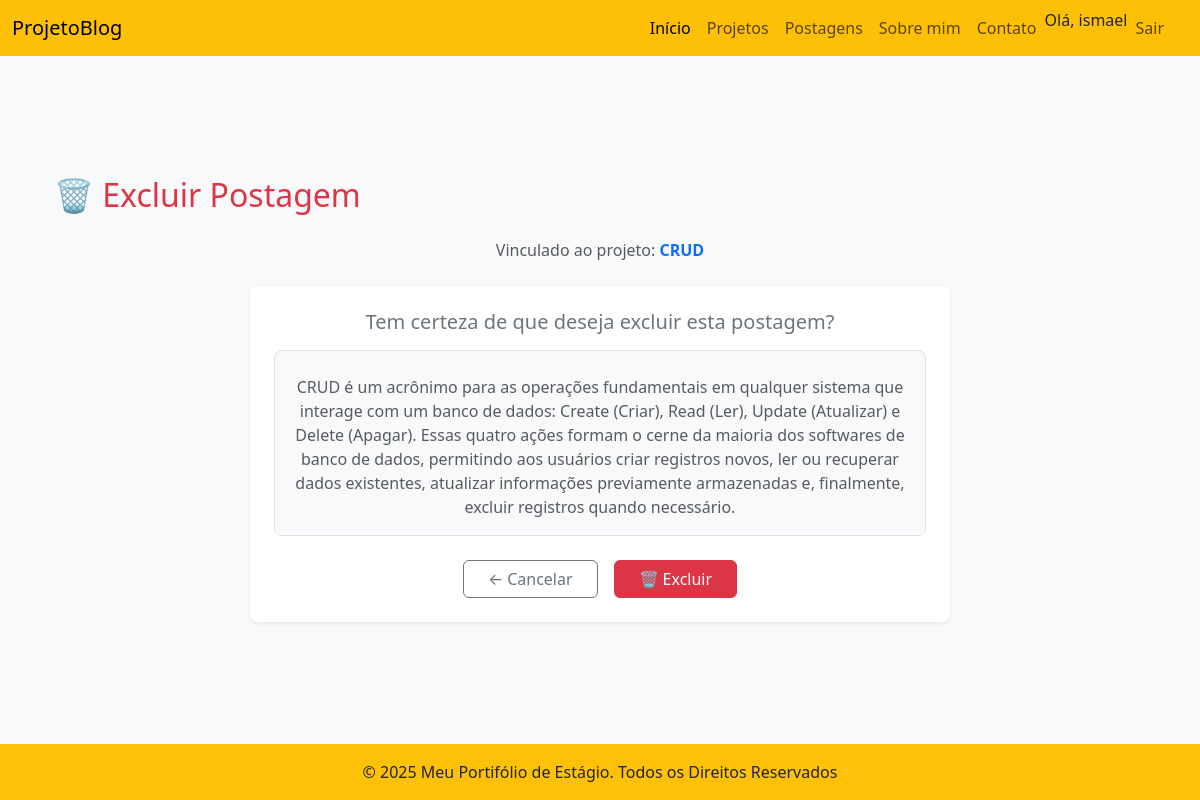
Page /excluir_postagem/1/ (signed in) on the committed database.
### app/models.py (models this page shows, shortened)
class Projeto(models.Model):
    titulo = models.CharField(max_length=100)
    descricao = models.TextField()
    data_cadastro = models.DateTimeField(auto_now_add=True)
    data_atualizacao = models.DateField(auto_now_add=True)
    owner = models.ForeignKey(User, on_delete=models.CASCADE)
    def __str__(self):
        return self.titulo

class Postagem(models.Model):
    projeto = models.ForeignKey(Projeto, on_delete=models.CASCADE, related_name='postagens')
    titulo = models.CharField(max_length=100)
    descricao = models.TextField()
    data_cadastro = models.DateTimeField(auto_now_add=True)
    data_atualizacao = models.DateField(auto_now=True)
    class Meta:
        verbose_name_plural = 'Postagens'

### app/views.py (the view)
# urls.py: path('excluir_postagem/<int:postagem_id>/', views.excluir_postagem, name='excluir_postagem'),
def excluir_postagem(request, postagem_id):
    postagem = Postagem.objects.get(id=postagem_id)
    projeto = postagem.projeto
    if projeto.owner != request.user:
        raise Http404
    if request.method == 'POST':
        postagem.delete()
        return HttpResponseRedirect(reverse('projeto', args=[projeto.id]))
    context = {'postagem': postagem, 'projeto': projeto}
    return render(request, 'meus_templates/excluir_postagem.html', context)

### app/templates/meus_templates/excluir_postagem.html (shortened to what this page needs)
{% extends "meus_templates/base.html" %}
{% block content %}
<div class="container mt-5 pt-5">
  <h2 class="titulo-secao text-center mb-4 text-danger">
    🗑️ Excluir Postagem
  </h2>
  <div class="text-center mb-4">
    <p class="text-muted">
      Vinculado ao projeto:
      <a href="{% url 'projeto' projeto.id %}" class="fw-semibold text-decoration-none text-primary">
        {{ projeto }}
      </a>
    </p>
  </div>
  <div class="card shadow-sm border-0 rounded-3 mx-auto" style="max-width: 700px;">
    <div class="card-body p-4 text-center">
      <h5 class="card-title text-secondary mb-3">
        Tem certeza de que deseja excluir esta postagem?
      </h5>
      <div class="border rounded-3 p-3 bg-light mb-4">
        <p class="text-muted mb-0">{{ postagem.descricao }}</p>
      </div>
      <form action="{% url 'excluir_postagem' postagem.id %}" method="post">
        <div class="d-flex justify-content-center gap-3 mt-3">
          <a href="{% url 'projeto' projeto.id %}" class="btn btn-outline-secondary px-4 d-flex align-items-center gap-1">
            <span>←</span> <span>Cancelar</span>
          </a>
          <button type="submit" class="btn btn-danger px-4 d-flex align-items-center gap-1">
            <span>🗑️</span> <span>Excluir</span>
          </button>
        </div>
      </form>
    </div>
  </div>
</div>
{% endblock content %}

### app/templates/meus_templates/base.html (shortened to what this page needs)
{% load static %}
<!DOCTYPE html>
<html lang="pt-br">
<head>
    <link rel="stylesheet" href="{% static 'blog_postagem/bootstrap.min.css' %}">
    <link rel="stylesheet" href="{% static 'css/style.css' %}">
</head>
<body class="bg-light">
    <nav class="navbar navbar-expand-lg navbar-bg-dark bg-warning fixed-top">
        <div class="container-fluid">
            <a class="navbar-brand" href="{% url 'index' %}">ProjetoBlog</a>
            <div class="offcanvas offcanvas-end bg-warning text-dark" tabindex="-1" id="offcanvasDarkNavbar"
                aria-labelledby="offcanvasDarkNavbarLabel">
                <div class="offcanvas-body">
                    <ul class="navbar-nav justify-content-end flex-grow-1 pe-3">
                        <li class="nav-item"><a class="nav-link active" href="{% url 'index' %}">Início</a></li>
                        <li class="nav-item"><a class="nav-link" href="{% url 'projetos' %}">Projetos</a></li>
                        <li class="nav-item"><a class="nav-link" href="{% url 'postagens' %}">Postagens</a></li>
                        <li class="nav-item"><a class="nav-link" href="{% url 'sobre' %}">Sobre mim</a></li>
                        <li class="nav-item"><a class="nav-link" href="{% url 'contato' %}">Contato</a></li>
                        {% if user.is_authenticated %}
                            Olá, {{ user.username }}
                            <li class="nav-item"><a class="nav-link" href="{% url 'logout' %}">Sair</a></li>
                        {% else %}
                            <li class="nav-item"><a class="nav-link" href="{% url 'registrar' %}">Registrar</a></li>
                            <li class="nav-item"><a class="nav-link" href="{% url 'login' %}">Entrar</a></li>
                        {% endif %}
                    </ul>
                </div>
            </div>
        </div>
    </nav>
    <main class="container">
        {% block content %}
        {% endblock content %}
    </main>
    <footer class="bg-warning text-dark text-center py-3 fixed-bottom">
        <p class="mb-0">&copy; 2025 Meu Portifólio de Estágio. Todos os Direitos Reservados</p>
    </footer>
</body>
</html>

### app/static/css/style.css (style rules this page uses)
body { font-size: 16px; background-color: rgb(230, 216, 216); }
main { padding-top: 80px; padding-bottom: 70px; }
a { text-decoration: none; color: inherit; }
.navbar .nav-link { padding: 8px 12px; border-radius: 5px; transition: background-color 0.3s, color 0.3s; }
.navbar { transition: background-color 0.3s; }
footer { transition: background-color 0.3s, color 0.3s; }
.titulo-secao { position: relative; display: inline-block; font-size: 2rem; cursor: pointer; transition: color 0.3s ease-in-out; }
.titulo-secao::after { content: ""; position: absolute; left: 0; bottom: -5px; width: 0; height: 3px; background-color: #e6ac00; transition: width 0.3s ease-in-out; }

### rows in the picture
Projeto: titulo "CRUD"
Postagem: descricao "CRUD é um acrônimo para as operações fundamentais em qualquer sistema que interage com um banco de dados: Create (Criar), Read (Ler), Update (Atualizar) e Delete (Apagar). Essas quatro ações formam o cerne da maioria dos softwares de banco de dados, permitindo aos usuários criar registros novos, ler ou recuperar dados existentes, atualizar informações previamente armazenadas e, finalmente, excluir registros quando necessário."

### other values in the picture
{{ user.username }} "ismael"
